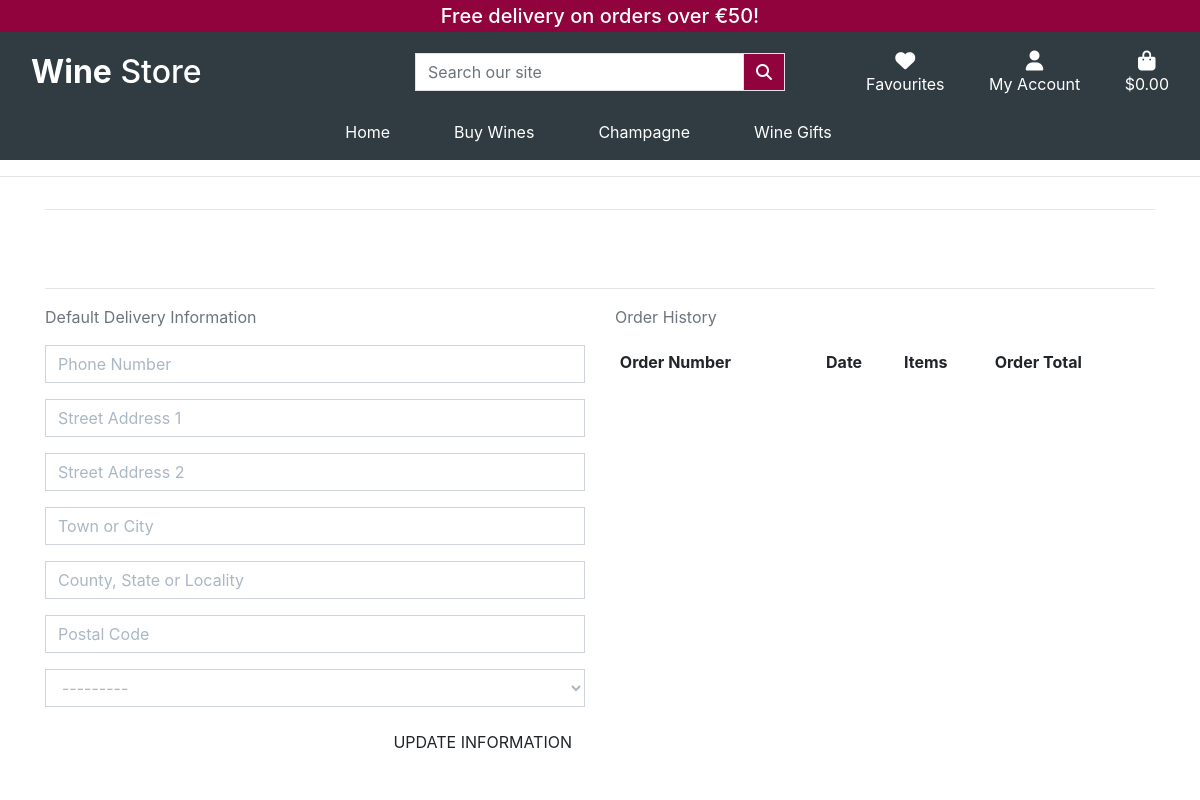
The page /profile/ (signed in) on the database as committed earlier.
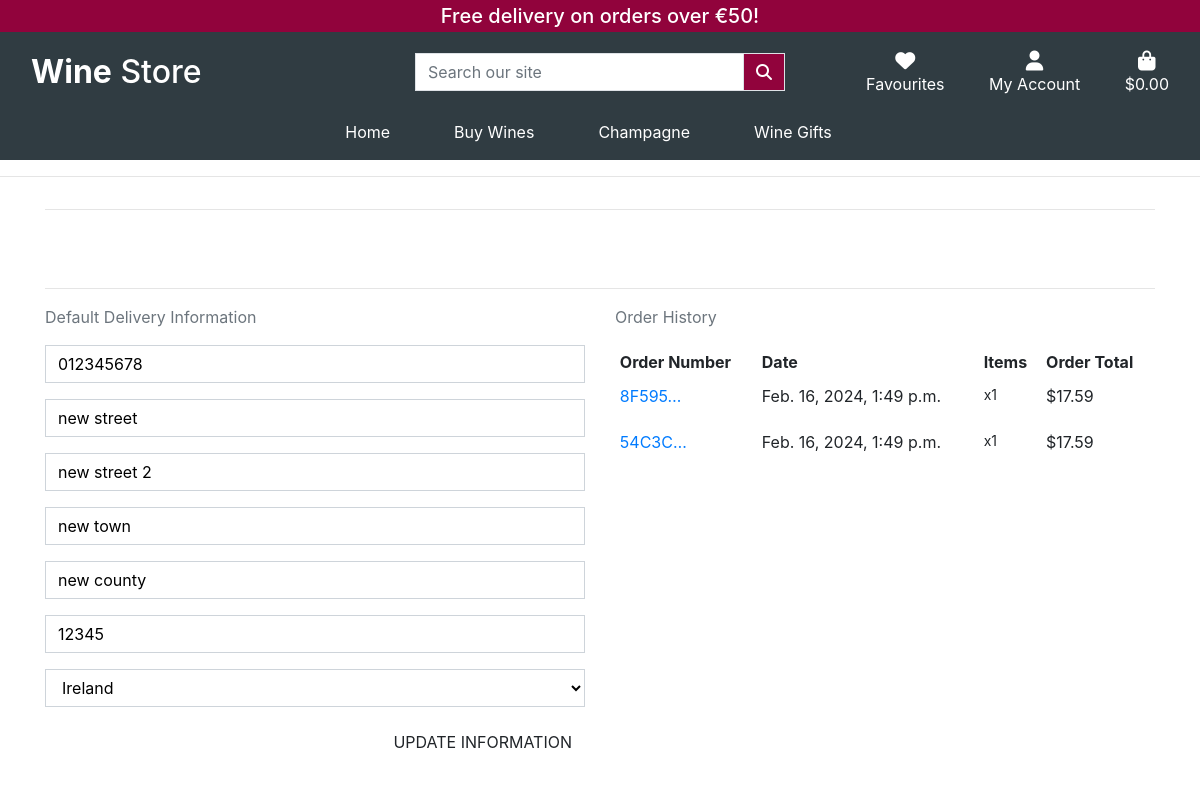
The same page on the database as committed later.
### profiles/models.py (models this page shows, shortened)
class UserProfile(models.Model):
    user = models.OneToOneField(User, on_delete=models.CASCADE)
    default_phone_number = models.CharField(max_length=20,
                                            null=True, blank=True)
    default_street_address1 = models.CharField(max_length=80,
                                               null=True, blank=True)
    default_street_address2 = models.CharField(max_length=80,
                                               null=True, blank=True)
    default_town_or_city = models.CharField(max_length=40,
                                            null=True, blank=True)
    default_county = models.CharField(max_length=80,
                                      null=True, blank=True)
    default_postcode = models.CharField(max_length=20,
                                        null=True, blank=True)
    default_country = CountryField(blank_label='Country',
                                   null=True, blank=True)

### checkout/models.py (models this page shows, shortened)
class Order(models.Model):
    order_number = models.CharField(max_length=32, null=False, editable=False)
    user_profile = models.ForeignKey(UserProfile, on_delete=models.SET_NULL,
                                     null=True, blank=True,
                                     related_name='orders')
    full_name = models.CharField(max_length=50, null=False, blank=False)
    email = models.EmailField(max_length=254, null=False, blank=False)
    phone_number = models.CharField(max_length=20, null=False, blank=False)
    country = CountryField(blank_label='Country *', null=False, blank=False)
    postcode = models.CharField(max_length=20, null=True, blank=True)
    town_or_city = models.CharField(max_length=40, null=False, blank=False)
    street_address1 = models.CharField(max_length=80, null=False, blank=False)
    street_address2 = models.CharField(max_length=80, null=True, blank=True)
    county = models.CharField(max_length=80, null=True, blank=True)
    date = models.DateTimeField(auto_now_add=True)
    delivery_cost = models.DecimalField(max_digits=6, decimal_places=2,
                                        null=False, default=0)
    order_total = models.DecimalField(max_digits=10, decimal_places=2,
                                      null=False, default=0)
    grand_total = models.DecimalField(max_digits=10, decimal_places=2,
                                      null=False, default=0)
    original_bag = models.TextField(null=False, blank=False, default='')
    stripe_pid = models.CharField(max_length=254, null=False, blank=False,
                                  default='')

class OrderLineItem(models.Model):
    order = models.ForeignKey(Order, null=False, blank=False,
                              on_delete=models.CASCADE,
                              related_name='lineitems')
    product = models.ForeignKey(Product, null=False, blank=False,
                                on_delete=models.CASCADE)
    quantity = models.IntegerField(null=False, blank=False, default=0)
    lineitem_total = models.DecimalField(max_digits=6, decimal_places=2,
                                         null=False, blank=False,
                                         editable=False)

### profiles/views.py (the view)
# urls.py: path('', views.profile, name='profile'),
@login_required
def profile(request):
    profile = get_object_or_404(UserProfile, user = request.user)
    if request.method == 'POST':
        form = UserProfileForm(request.POST, instance=profile)
        if form.is_valid():
            form.save()
            messages.success(request, 'Profile updated successfully')
        else:
            messages.error(request,
                           ('Update failed. Please ensure '
                            'the form is valid.'))
    else:
        form = UserProfileForm(instance=profile)
    orders = profile.orders.all()
    template = 'profiles/profile.html'
    context = {
        'form': form,
        'orders': orders,
        'on_profile_page': True
    }
    return render(request, template, context)

### coupons/forms.py
class CouponForm(forms.Form):
    code = forms.CharField()

### profiles/templates/profiles/profile.html (shortened to what this page needs)
{% extends "base.html" %}
{% load static %}
{% load crispy_forms}
{% block extra_css %}
    <link rel="stylesheet" href="{% static 'profiles/css/profile.css' %}">
{% block content %}
    <div class="overlay"></div>
    <div class="container">
        <div class="row">
            <div class="col">
                <hr>
                <h2 class="logo-font mb-4">My profile</h2>
                <hr>
            </div>
        </div>
    <div class="row">
        <div class="col-12 col-lg-6">
            <p class = "text-muted">Default Delivery Information</p>
            <form class = "mt-3" action="{% url 'profile' %}" method = "POST" id="profile-update-form">
                {{ form|crispy }}
                <button class="btn btn-black rounded-0 text-uppercase float-right">Update Information</button>
            </form>
        </div>
    <div class="col-12 col-lg-6">
        <p class = "text-muted">Order History</p>
        <div class="order-history table-responsive">
            <table class="table table-sm table-borderless">
                <thead>
                    <tr>
                        <th>Order Number</th>
                        <th>Date</th>
                        <th>Items</th>
                        <th>Order Total</th>
                    </tr>
                </thead>
                <tbody>
                    {% for order in orders %}
                        <tr>
                            <td>
                                <a href="{% url 'order_history' order.order_number %}"
                                title="{{ order.order_number }}">
                                    {{ order.order_number|truncatechars:6 }}
                                </a>
                            </td>
                            <td>{{ order.date }}</td>
                            <td>
                                <ul class="list-unstyled">
                                    {% for item in order.lineitems.all %}
                                        <li class="small">
                                            {{ item.product.name }} x{{ item.quantity }}
                                        </li>
                                    {% endfor %}
                                </ul>
                            </td>
                            <td>${{ order.grand_total }}</td>
                        </tr>
                    {% endfor %}
                </tbody>
            </table>
        </div>
    </div>
    </div>
</div>
{% endblock %}

Rows that differ between the two databases and show on the page:
changed UserProfile: default_phone_number (not shown) → "012345678"; default_street_address1 (not shown) → "new street"; default_street_address2 (not shown) → "new street 2"; default_town_or_city (not shown) → "new town"; default_county (not shown) → "new county"; default_postcode (not shown) → "12345"; default_country "---------" → "Ireland"
added Order: order_number "8F595…", date "Feb. 16, 2024, 1:49 p.m.", grand_total "17.59"
added OrderLineItem: quantity "1", shown under "8F595…"
added Order: order_number "54C3C…", date "Feb. 16, 2024, 1:49 p.m.", grand_total "17.59"
added OrderLineItem: quantity "1", shown under "54C3C…"
